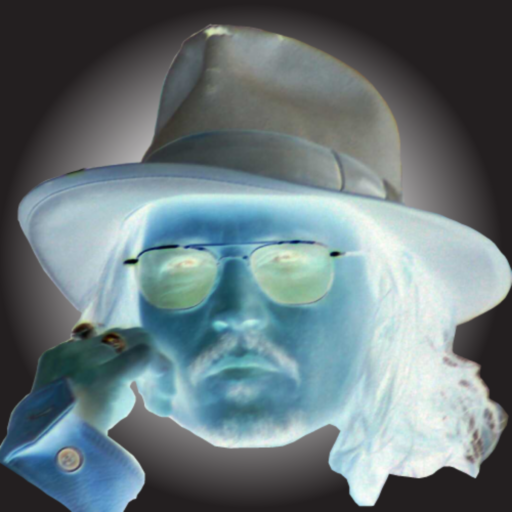
#> input picture pics/johnny.png, 512 x 512 px
$ python n3.py
#> lines starting #> are read from the running program, lines starting #| are printed output that depends on the picture
import cv2
import numpy as np

def adjust_gamma(image, gamma=1):
    invGamma = 1.0 / gamma
    table = np.array([((i / 255.0) ** invGamma) * 255 for i in np.arange(0, 256)]).astype("uint8")
    return cv2.LUT(image, table)

# Read the negative image
negative_image = cv2.imread('./pics/johnny.png')
#> negative_image is the input picture: shape (512, 512, 3); mean B, G, R 123.1, 119, 103.9

# Invert the image to get the positive image
positive_image = cv2.bitwise_not(negative_image)
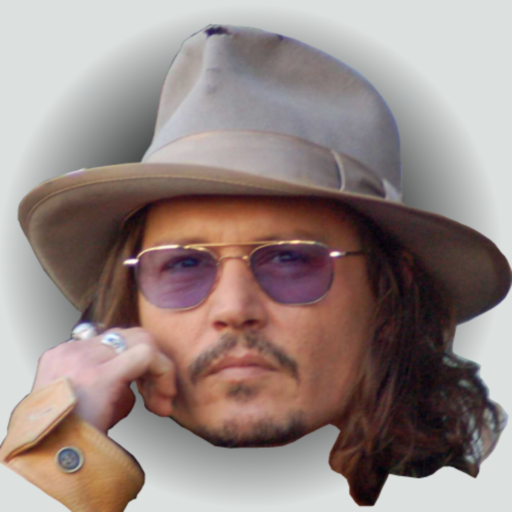
#> positive_image: shape (512, 512, 3); mean B, G, R 131.9, 136, 151.1

# Apply Gaussian Blurring to reduce noise
blurred_image = cv2.GaussianBlur(positive_image, (5, 5), 0)

# Apply Bilateral Filtering to preserve edges while reducing noise
bilateral_filtered_image = cv2.bilateralFilter(blurred_image, d=9, sigmaColor=75, sigmaSpace=75)

# Sharpen the image using Unsharp Masking
gaussian_blurred = cv2.GaussianBlur(bilateral_filtered_image, (0, 0), 3)
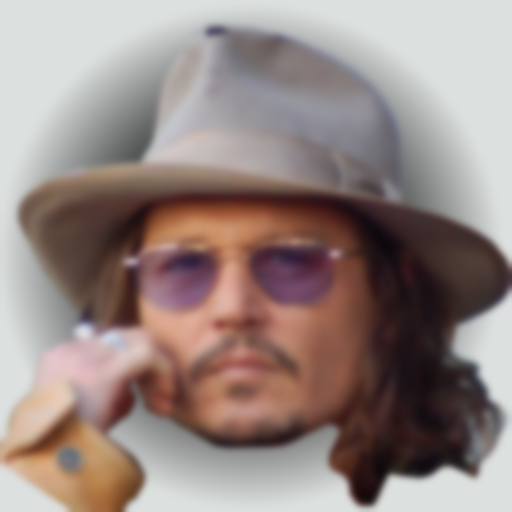
#> gaussian_blurred: shape (512, 512, 3); mean B, G, R 131.9, 136, 151.1
unsharp_image = cv2.addWeighted(bilateral_filtered_image, 1.5, gaussian_blurred, -0.5, 0)

# Convert the image to HSV color space
hsv_image = cv2.cvtColor(unsharp_image, cv2.COLOR_BGR2HSV)
#> hsv_image: shape (512, 512, 3); mean H, S, V 68.5, 53.4, 153

# Adjust hue, saturation, and value if needed
h, s, v = cv2.split(hsv_image)
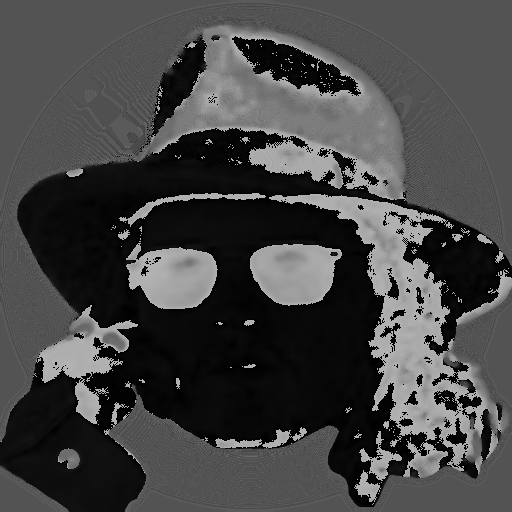
#> h: shape (512, 512); min 0, max 179, mean 68.5
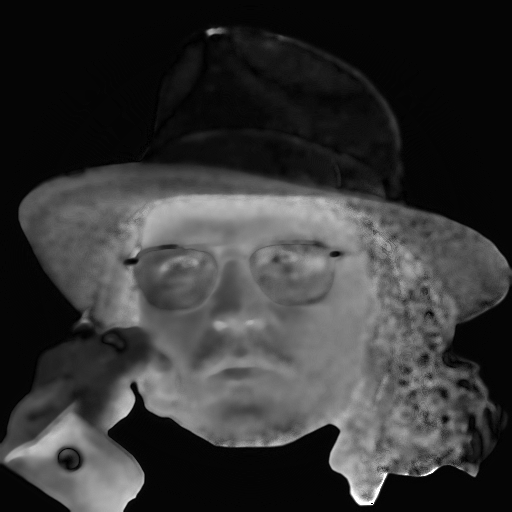
#> s: shape (512, 512); min 0, max 255, mean 53.4
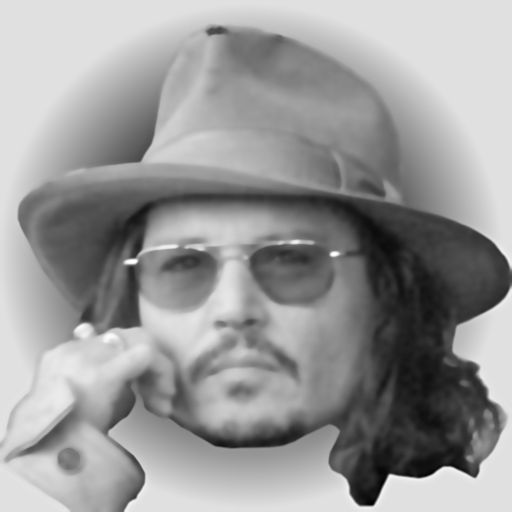
#> v: shape (512, 512); min 0, max 255, mean 153
s = cv2.add(s, 7)
v = cv2.add(v, 10)
s = np.clip(s, 0, 255)
v = np.clip(v, 0, 255)
adjusted_hsv_image = cv2.merge([h, s, v])
#> adjusted_hsv_image: shape (512, 512, 3); mean H, S, V 68.5, 60.4, 163

# Convert back to BGR color space
color_corrected_image = cv2.cvtColor(adjusted_hsv_image, cv2.COLOR_HSV2BGR)

# Apply Gamma Correction with gamma less than 1 to reduce brightness
gamma_corrected_image = adjust_gamma(color_corrected_image, gamma=0.5)
#> in adjust_gamma, `return cv2.LUT(image, table)`:
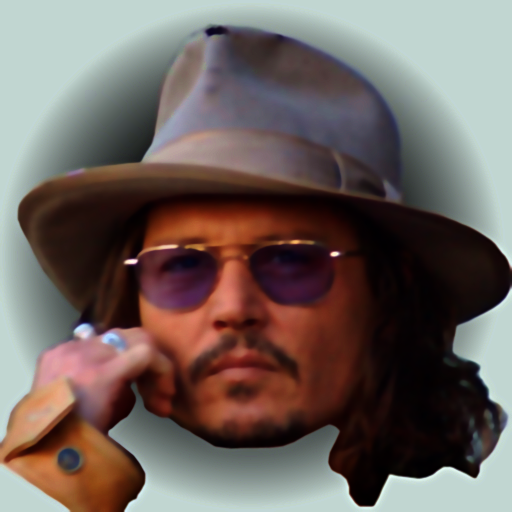
#> returned value: shape (512, 512, 3); mean of channels 0, 1, 2 94.2, 99, 110.8; drawn as B, G, R

# Apply Median Filtering to reduce noise
median_filtered_image = cv2.medianBlur(gamma_corrected_image, 5)

# Increase brightness and contrast to enhance exposure
alpha = 1.3  # Contrast control (1.0-3.0)
beta = 30    # Brightness control (0-100)
exposed_image = cv2.convertScaleAbs(median_filtered_image, alpha=alpha, beta=beta)
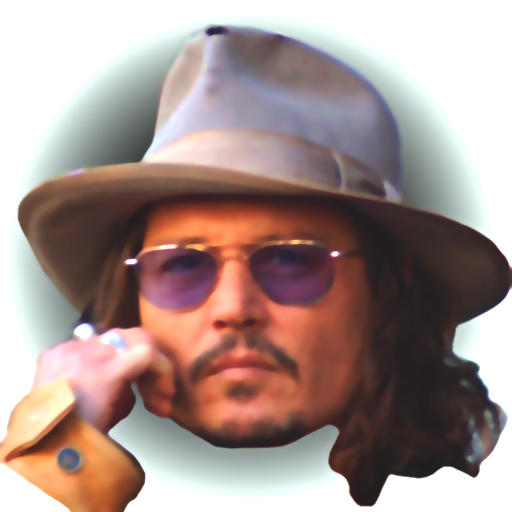
#> exposed_image: shape (512, 512, 3); mean B, G, R 142.4, 147.1, 167.2

# Save the converted image
cv2.imwrite('positive_image_enhanced.jpg', exposed_image)

#must add interpolation and histrogram equilization and sharpen image to this code

$ run again, with pics/unnamed.png copied over pics/johnny.png
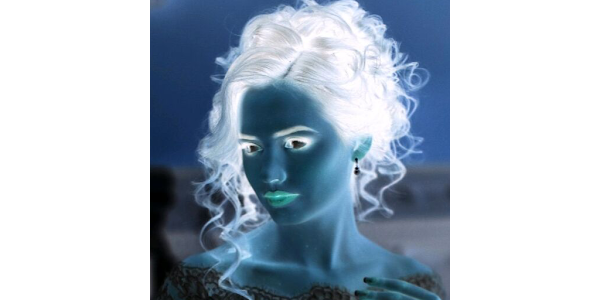
#> input picture pics/unnamed.png, 600 x 300 px
#> negative_image is the input picture: shape (300, 600, 3); mean B, G, R 200.3, 187.3, 174.9
#> hsv_image: shape (300, 600, 3); mean H, S, V 9.2, 48.8, 80.3
#> adjusted_hsv_image: shape (300, 600, 3); mean H, S, V 9.2, 55.7, 90.2
#> in adjust_gamma, `return cv2.LUT(image, table)`:
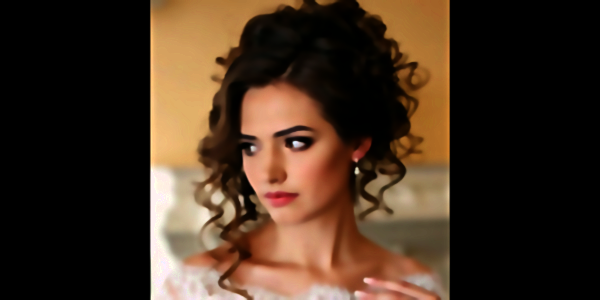
#> returned value: shape (300, 600, 3); mean of channels 0, 1, 2 31.9, 47.3, 66.8; drawn as B, G, R
#> `exposed_image = cv2.convertScaleAbs(median_filtered_image, alpha=alpha..`:
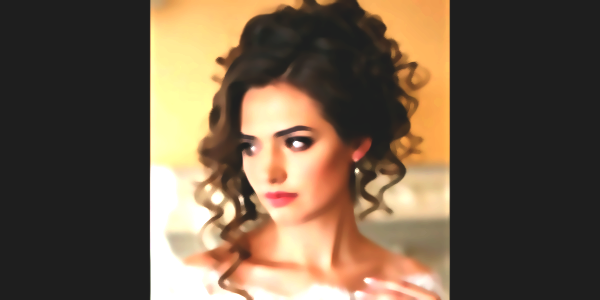
#> exposed_image: shape (300, 600, 3); mean B, G, R 69.9, 89.3, 107.2
